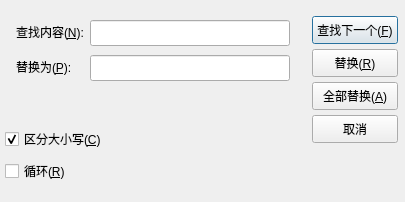
<?xml version="1.0" encoding="UTF-8"?>
<ui version="4.0">
 <class>ReplaceWindow</class>
 <widget class="QDialog" name="ReplaceWindow">
  <property name="geometry">
   <rect>
    <x>0</x>
    <y>0</y>
    <width>405</width>
    <height>202</height>
   </rect>
  </property>
  <property name="windowTitle">
   <string>替换</string>
  </property>
  <widget class="QPushButton" name="Find">
   <property name="geometry">
    <rect>
     <x>312</x>
     <y>16</y>
     <width>86</width>
     <height>28</height>
    </rect>
   </property>
   <property name="text">
    <string>查找下一个(&amp;F)</string>
   </property>
  </widget>
  <widget class="QLineEdit" name="find_input">
   <property name="geometry">
    <rect>
     <x>90</x>
     <y>20</y>
     <width>200</width>
     <height>26</height>
    </rect>
   </property>
   <property name="text">
    <string/>
   </property>
  </widget>
  <widget class="QPushButton" name="Replace">
   <property name="geometry">
    <rect>
     <x>312</x>
     <y>49</y>
     <width>86</width>
     <height>28</height>
    </rect>
   </property>
   <property name="text">
    <string>替换(&amp;R)</string>
   </property>
  </widget>
  <widget class="QLabel" name="label">
   <property name="geometry">
    <rect>
     <x>16</x>
     <y>24</y>
     <width>71</width>
     <height>16</height>
    </rect>
   </property>
   <property name="text">
    <string>查找内容(&amp;N):</string>
   </property>
   <property name="buddy">
    <cstring>find_input</cstring>
   </property>
  </widget>
  <widget class="QWidget" name="layoutWidget_2">
   <property name="geometry">
    <rect>
     <x>5</x>
     <y>125</y>
     <width>103</width>
     <height>61</height>
    </rect>
   </property>
   <layout class="QVBoxLayout" name="search_opinion">
    <item>
     <widget class="QCheckBox" name="CaseSensitivity">
      <property name="text">
       <string>区分大小写(&amp;C)</string>
      </property>
      <property name="checked">
       <bool>true</bool>
      </property>
     </widget>
    </item>
    <item>
     <widget class="QCheckBox" name="Repeat">
      <property name="text">
       <string>循环(&amp;R)</string>
      </property>
     </widget>
    </item>
   </layout>
  </widget>
  <widget class="QLabel" name="label_2">
   <property name="geometry">
    <rect>
     <x>16</x>
     <y>59</y>
     <width>61</width>
     <height>16</height>
    </rect>
   </property>
   <property name="text">
    <string>替换为(&amp;P):</string>
   </property>
   <property name="buddy">
    <cstring>replace_input</cstring>
   </property>
  </widget>
  <widget class="QLineEdit" name="replace_input">
   <property name="geometry">
    <rect>
     <x>90</x>
     <y>55</y>
     <width>200</width>
     <height>26</height>
    </rect>
   </property>
   <property name="text">
    <string/>
   </property>
  </widget>
  <widget class="QPushButton" name="All_Replace">
   <property name="geometry">
    <rect>
     <x>312</x>
     <y>82</y>
     <width>86</width>
     <height>28</height>
    </rect>
   </property>
   <property name="text">
    <string>全部替换(&amp;A)</string>
   </property>
  </widget>
  <widget class="QPushButton" name="Quit">
   <property name="geometry">
    <rect>
     <x>312</x>
     <y>115</y>
     <width>86</width>
     <height>28</height>
    </rect>
   </property>
   <property name="text">
    <string>取消</string>
   </property>
  </widget>
 </widget>
 <resources/>
 <connections/>
</ui>
